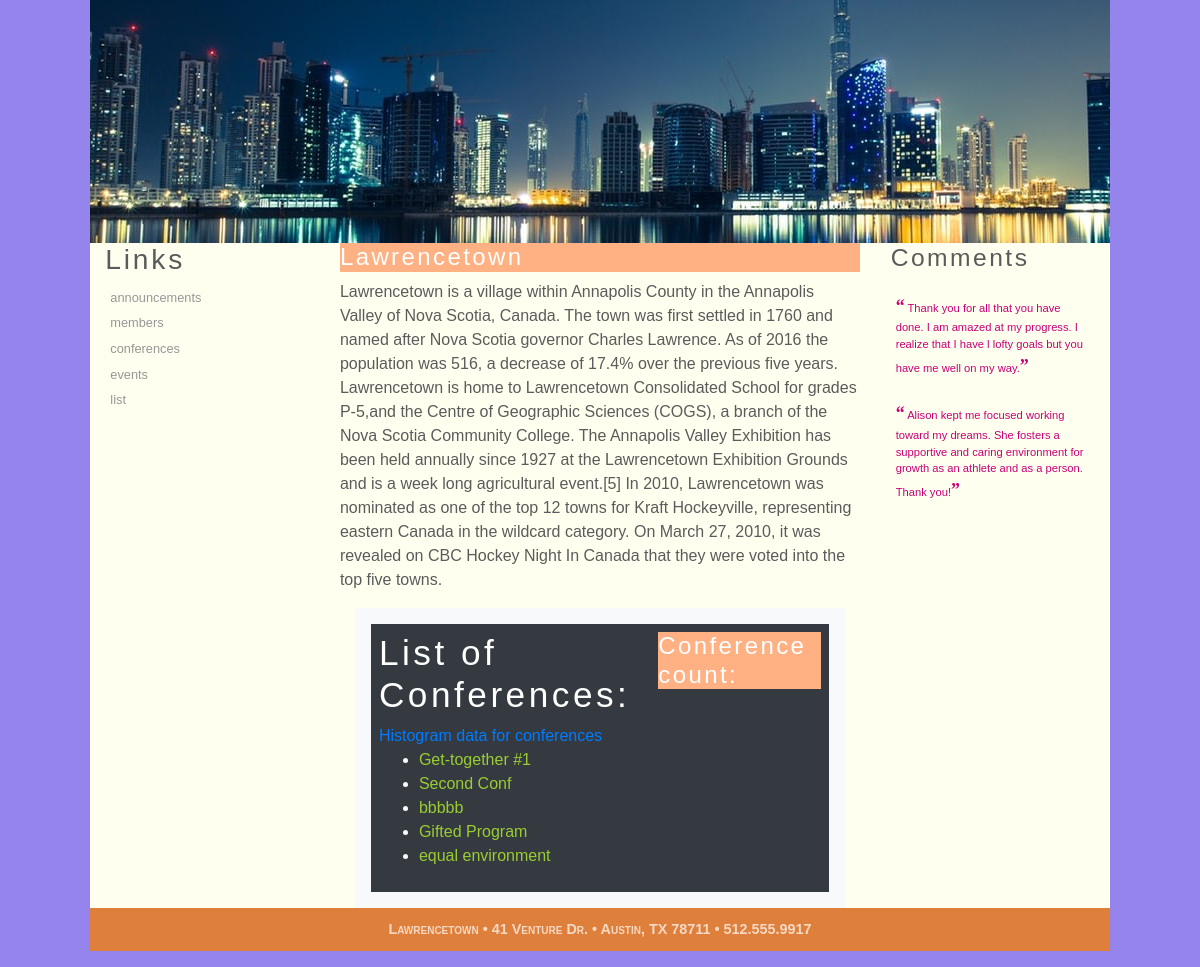
Screenshot of /members/conferences/ with the database file from the repository.
### members/models.py (models this page shows, shortened)
class Conference(models.Model):
    name = models.CharField(max_length=20)
    description = models.TextField(max_length=500)
    location = models.CharField(max_length=20)
    members = models.ManyToManyField(Member)

### members/views.py (the view)
# urls.py: path('conferences/', views.ConferencesView.as_view(), name='conferences'),
class ConferencesView(generic.ListView):
    template_name = 'members/conference_index.html'
    context_object_name = 'list'
    def get_queryset(self):
        return Conference.objects.all()

### members/templates/members/conference_index.html (shortened to what this page needs)
{% extends "members/base.html" %}
{% block content-1 %}
<h1>List of Conferences:</h1>
    <a href="{% url 'members:conferences_member_count' %}">Histogram data for conferences</a>
{% if list %}
<ul>
    {% for item in list %}
    <li><a href="{% url 'members:conference_results' item.id %}">{{ item.name }}</a></li>
    {% endfor %}
</ul>
{% else %}
<p>Not available.</p>
{% endif %}
{% endblock %}
{% block content-2 %}
     <h2>Conference count: </h2>{{ conference_member_count }}
{% endblock %}

### members/static/members/css/custom.css (style rules this page uses)
li a { color: yellowgreen; }
body { background: white url("../images/background.gif") no-repeat; }

### members/static/members/css/styles1.css (style rules this page uses)
html { background-color: hsl(250, 72%, 72%); }
body { color: rgb(91, 91, 91); font-family: Verdana, Geneva, sans-serif; background-color: ivory; }
h1 { font-size: 2.2em; }
h2 { font-size: 1.5em; }
h1, h2 { font-family: Quicksand, Verdana, Geneva, sans-serif; letter-spacing: 0.1em; }
article#about_tss h1 { color: white; }
article#about_tss h2 { color: white; background-color: rgb(270, 177, 131); }
article#about_tss ul li:first-of-type { list-style-image: url(runicon.png); }
article#about_tss ul li:nth-of-type(2) { list-style-image: url(bikeicon.png); }
article#about_tss ul li:last-of-type { list-style-image: url(swimicon.png); }

### members/static/members/css/layout1.css (style rules this page uses)
body { margin: 0 auto; width: 100%; max-width: 1020px; min-width: 640px; }

### rows the page displays
Conference: name "Get-together #1"
Conference: name "Second Conf"
Conference: name "bbbbb"
Conference: name "Gifted Program"
Conference: name "equal environment"
